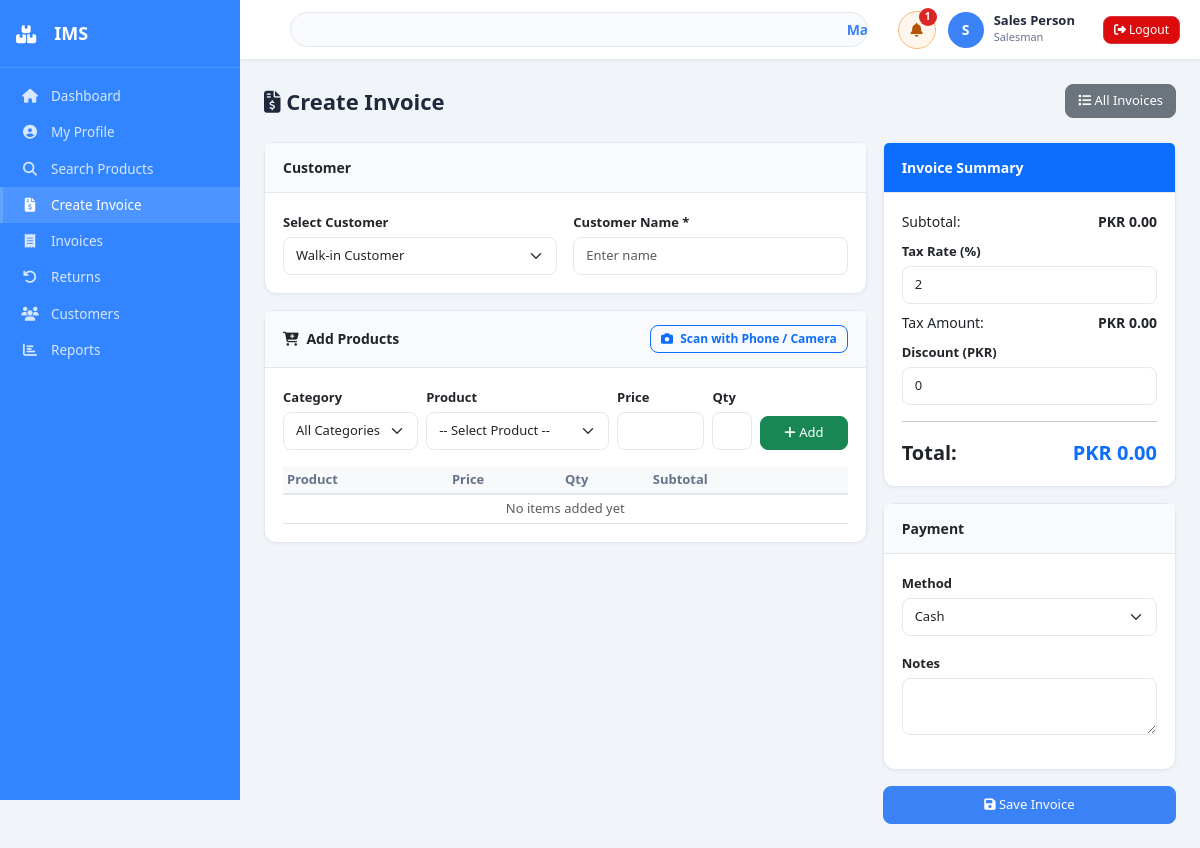
The app's page /modules/sales/create_invoice.php (signed in), older data.
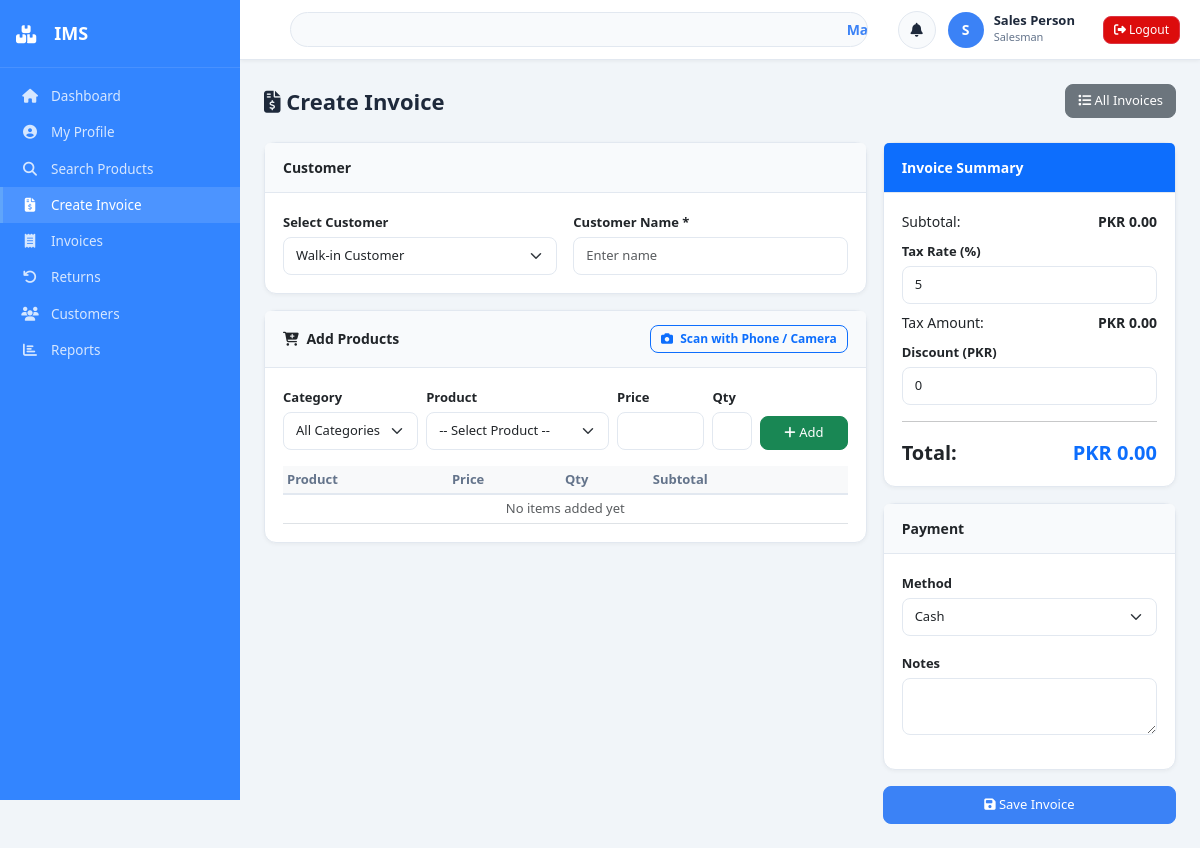
The same page, newer data.
### tables this page shows
CREATE TABLE `settings` (
  `setting_id` int(11) NOT NULL AUTO_INCREMENT,
  `setting_key` varchar(100) NOT NULL,
  `setting_value` text DEFAULT NULL,
  PRIMARY KEY (`setting_id`),
  UNIQUE KEY `setting_key` (`setting_key`)
);

### config/functions.php (called while the page is built, shortened)
<?php
function getSingleRow($query, $types = "", $params = []) {
    global $conn;
    $stmt = $conn->prepare($query);
    $stmt->execute();
    $result = $stmt->get_result();
    $row = $result->fetch_assoc();
    return $row;
}
?>

### modules/sales/create_invoice.php (the view, shortened to what the changed rows need)
<?php
require_once('../../config/database.php');
require_once('../../config/functions.php');
$tax_setting = getSingleRow("SELECT setting_value FROM settings WHERE setting_key='tax_rate'");
$default_tax = $tax_setting['setting_value'] ?? 0;
include $_SERVER['DOCUMENT_ROOT'].'/inventory_system/includes/page_start.php';
?>
<div class="page-header"><div><h2><i class="fas fa-file-invoice-dollar"></i> Create Invoice</h2></div><a href="manage_invoices.php" class="btn btn-secondary"><i class="fas fa-list"></i> All Invoices</a></div>
<form method="POST" id="invoiceForm">
<div class="row g-3">
<div class="col-md-8">
  <div class="card mb-3">
    <div class="card-body">
    <table class="table table-sm" id="cart_table"><thead class="table-light"><tr><th>Product</th><th>Price</th><th>Qty</th><th>Subtotal</th><th></th></tr></thead>
    <tbody id="cart_body"><tr><td colspan="5" class="text-center text-muted" id="empty_row">No items added yet</td></tr></tbody></table>
  </div></div>
</div>
<div class="col-md-4">
  <div class="card mb-3"><div class="card-header bg-primary text-white">Invoice Summary</div><div class="card-body">
    <div class="mb-2"><label class="form-label">Tax Rate (%)</label><input type="number" name="tax_rate" id="tax_rate" class="form-control" min="0" max="100" step="0.01" value="<?php echo $default_tax;?>" onchange="calcTotal()"></div>
  </div></div>
</div></div></form>
<?php include $_SERVER['DOCUMENT_ROOT'].'/inventory_system/includes/page_end.php';?>

### includes/topnav.php (shortened to what the changed rows need)
<?php
$header_low_stock_alerts = $_SESSION['low_stock_alerts'] ?? getLowStockProducts(10);
$header_low_stock_count = count($header_low_stock_alerts);
?>
<nav class="top-navbar">
    <div class="navbar-right">
        <div class="dropdown header-alert-wrapper">
            <button type="button" class="header-alert-btn <?php echo $header_low_stock_count ? 'has-alert' : ''; ?>" data-bs-toggle="dropdown" aria-expanded="false">
                <i class="fas fa-bell"></i>
                <?php if ($header_low_stock_count): ?>
                    <span class="header-alert-badge"><?php echo $header_low_stock_count; ?></span>
                <?php endif; ?>
            </button>
        </div>
    </div>
</nav>

Row changes from the older to the newer data that the page shows:
changed settings (number 2 of 2 on the later page): tax_rate "2" → "5"
Text that changed along with them:
$header_low_stock_count: "1" → (not shown)
